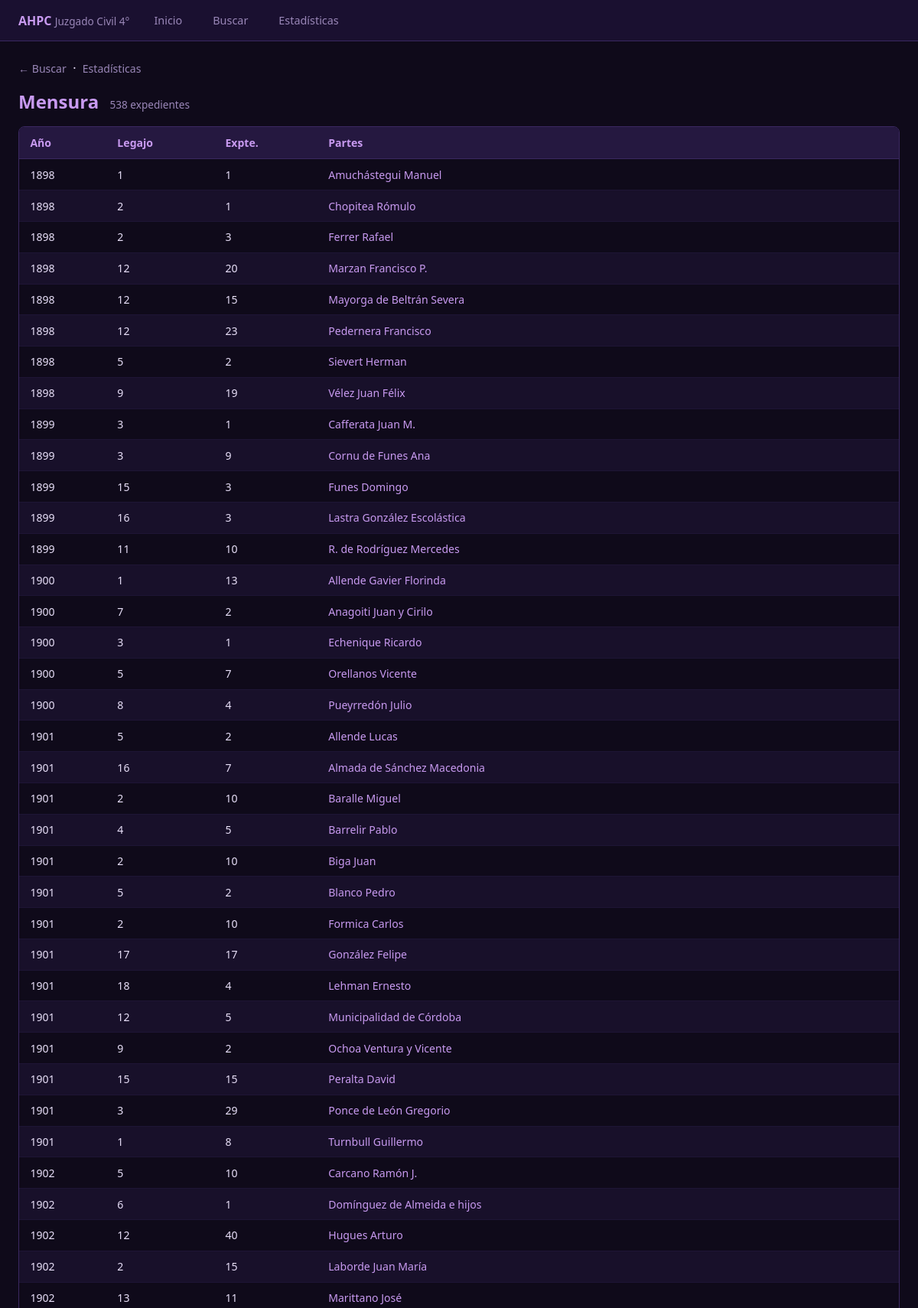
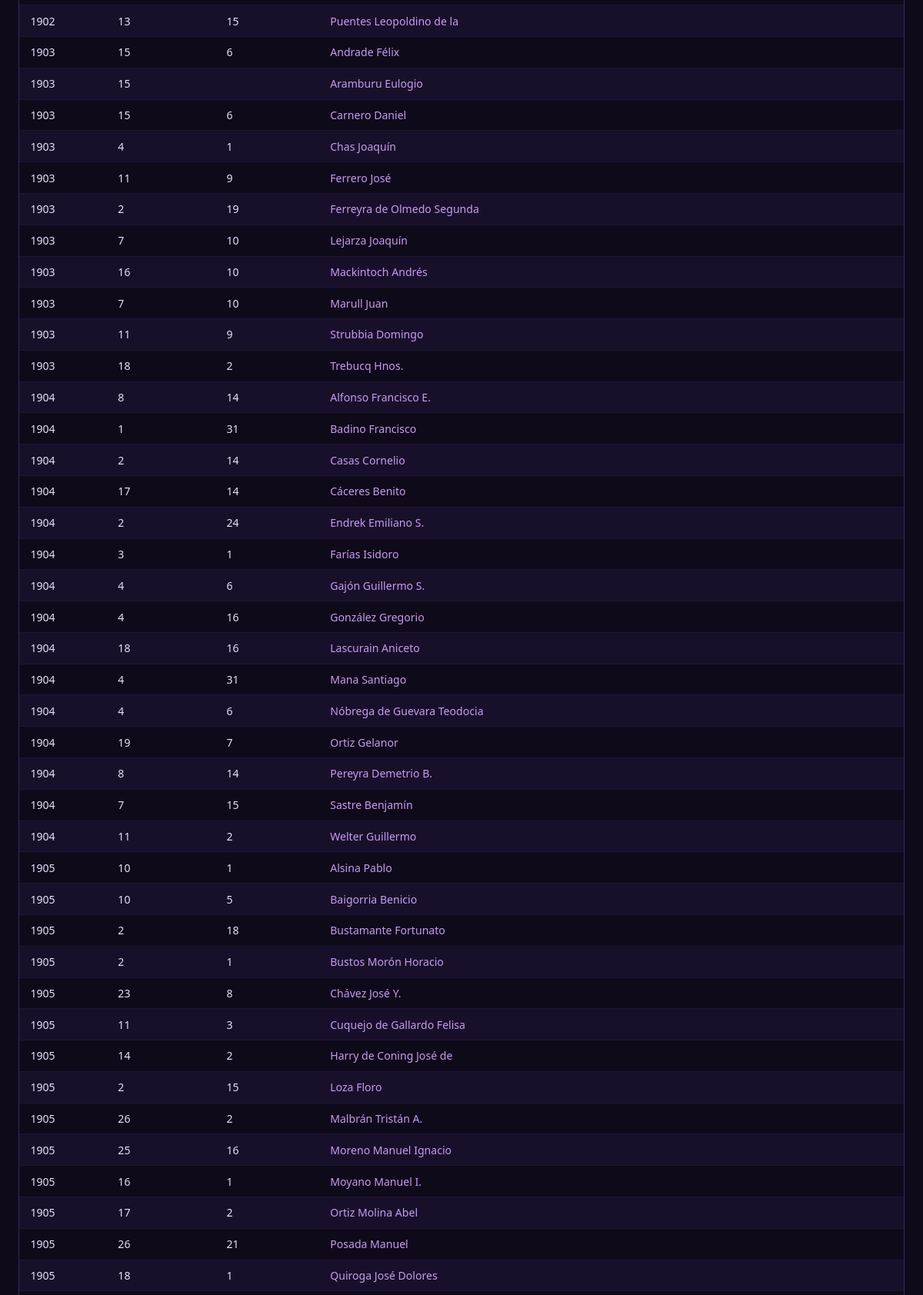
The app's page /causa/Mensura (upper part) with its own data (2 pictures, top to bottom).
### tables this page shows
CREATE TABLE registros (
    id INTEGER PRIMARY KEY AUTOINCREMENT,
    anio INTEGER,
    legajo TEXT,
    expediente TEXT,
    partes TEXT,
    causa TEXT
);

### app.py (the view)
@app.route('/causa/<path:nombre>')
def por_causa(nombre):
    rows = query("""SELECT id, anio, legajo, expediente, partes, causa
                    FROM registros WHERE causa = ?
                    ORDER BY anio ASC, partes ASC""", (nombre,))
    if not rows:
        return "Causa no encontrada", 404
    return render_template('por_causa.html', causa=nombre, registros=[dict(r) for r in rows])

### app.py (called while the page is built)
def get_db():
    conn = sqlite3.connect(DB_PATH)
    conn.row_factory = sqlite3.Row
    return conn

def query(sql, params=()):
    conn = get_db()
    cur = conn.cursor()
    cur.execute(sql, params)
    rows = cur.fetchall()
    conn.close()
    return rows

### templates/por_causa.html (shortened to what this page needs)
{% extends "base.html" %}
{% block body %}
<div class="container">
  <div style="margin-bottom:1rem">
    <a href="/buscar" style="color:var(--muted);font-size:.88rem">← Buscar</a>
    &nbsp;·&nbsp;
    <a href="/estadisticas" style="color:var(--muted);font-size:.88rem">Estadísticas</a>
  </div>
  <div class="page-title">
    {{ causa }}
    <small>{{ registros|length }} expediente{{ 's' if registros|length != 1 }}</small>
  </div>
  <div class="tbl-wrap">
    <table>
      <thead>
        <tr><th>Año</th><th>Legajo</th><th>Expte.</th><th>Partes</th></tr>
      </thead>
      <tbody>
        {% for r in registros %}
        <tr>
          <td>{{ r.anio or '' }}</td>
          <td>{{ r.legajo or '' }}</td>
          <td>{{ r.expediente or '' }}</td>
          <td><a href="/detalle/{{ r.id }}">{{ r.partes }}</a></td>
        </tr>
        {% endfor %}
      </tbody>
    </table>
  </div>
</div>
{% endblock %}

### templates/base.html (style rules this page uses)
:root { --bg:#0f0a1a; --surface:#1a1030; --surface2:#251840; --accent:#9b59d0; --accent2:#c89af0; --accent3:#6c3a9e; --text:#e8dff8; --muted:#9a87b8; --border:#3a2860; --row1:#fff; --row2:#f5f0ff; }
* { box-sizing:border-box;margin:0;padding:0 }
body { background:var(--bg);color:var(--text);font-family:'Segoe UI',sans-serif;min-height:100vh }
a { color:var(--accent2);text-decoration:none }
.container { max-width:1200px;margin:0 auto;padding:1.5rem }
.page-title { font-size:1.5rem;font-weight:700;margin-bottom:1rem;color:var(--accent2) }
.page-title small { font-size:.85rem;color:var(--muted);font-weight:400;margin-left:.5rem }
.tbl-wrap { overflow-x:auto;border-radius:8px;border:1px solid var(--border) }
table { width:100%;border-collapse:collapse;font-size:.88rem }
thead th { background:var(--surface2);color:var(--accent2);padding:.7rem .9rem;text-align:left;font-weight:600;white-space:nowrap;border-bottom:1px solid var(--border) }
tbody tr:nth-child(even) { background:#18102a }
tbody td { padding:.65rem .9rem;border-bottom:1px solid #1e1535;vertical-align:top }

### records on screen
registros: anio "1898", legajo "1", expediente "1", partes "Amuchástegui Manuel"
registros: anio "1898", legajo "2", expediente "1", partes "Chopitea Rómulo"
registros: anio "1899", legajo "3", expediente "1", partes "Cafferata Juan M."
registros: anio "1899", legajo "3", expediente "9", partes "Cornu de Funes Ana"
registros: anio "1900", legajo "1", expediente "13", partes "Allende Gavier Florinda"
registros: anio "1900", legajo "7", expediente "2", partes "Anagoiti Juan y Cirilo"
registros: anio "1900", legajo "3", expediente "1", partes "Echenique Ricardo"
registros: anio "1901", legajo "5", expediente "2", partes "Allende Lucas"
registros: anio "1901", legajo "16", expediente "7", partes "Almada de Sánchez Macedonia"
registros: anio "1901", legajo "2", expediente "10", partes "Baralle Miguel"
registros: anio "1901", legajo "4", expediente "5", partes "Barrelir Pablo"
registros: anio "1901", legajo "2", expediente "10", partes "Biga Juan"
registros: anio "1901", legajo "5", expediente "2", partes "Blanco Pedro"
registros: anio "1902", legajo "5", expediente "10", partes "Carcano Ramón J."
registros: anio "1902", legajo "6", expediente "1", partes "Domínguez de Almeida e hijos"
registros: anio "1903", legajo "15", expediente "6", partes "Andrade Félix"
registros: anio "1903", legajo "15", partes "Aramburu Eulogio"
registros: anio "1903", legajo "15", expediente "6", partes "Carnero Daniel"
registros: anio "1903", legajo "4", expediente "1", partes "Chas Joaquín"
registros: anio "1904", legajo "8", expediente "14", partes "Alfonso Francisco E."
registros: anio "1904", legajo "1", expediente "31", partes "Badino Francisco"
registros: anio "1904", legajo "2", expediente "14", partes "Casas Cornelio"
registros: anio "1904", legajo "17", expediente "14", partes "Cáceres Benito"
registros: anio "1905", legajo "10", expediente "1", partes "Alsina Pablo"
registros: anio "1905", legajo "10", expediente "5", partes "Baigorria Benicio"
registros: anio "1905", legajo "2", expediente "18", partes "Bustamante Fortunato"
registros: anio "1905", legajo "2", expediente "1", partes "Bustos Morón Horacio"
registros: anio "1905", legajo "23", expediente "8", partes "Chávez José Y."
registros: anio "1905", legajo "11", expediente "3", partes "Cuquejo de Gallardo Felisa"

### other values on screen
{{ causa }} "Mensura"
{{ registros|length }} "538"
{{ 's' if registros|length != 1 }} "s"
{{ r.anio or '' }} "1898" "1898" "1898" "1898" "1898" "1898" "1899" "1899" "1899" "1900" "1900" "1901" "1901" "1901" "1901" "1901" "1901" "1901" "1901" "1902" "1902" "1902" "1902" "1903" "1903" "1903" "1903" "1903" "1903" "1903" "1904" "1904" "1904" "1904" "1904" "1904" "1904" "1904" "1904" "1904" "1904" "1905" "1905" "1905" "1905" "1905" "1905" "1905" "1905"
{{ r.legajo or '' }} "2" "12" "12" "12" "5" "9" "15" "16" "11" "5" "8" "2" "17" "18" "12" "9" "15" "3" "1" "12" "2" "13" "13" "11" "2" "7" "16" "7" "11" "18" "2" "3" "4" "4" "18" "4" "4" "19" "8" "7" "11" "14" "2" "26" "25" "16" "17" "26" "18"
{{ r.expediente or '' }} "3" "20" "15" "23" "2" "19" "3" "3" "10" "7" "4" "10" "17" "4" "5" "2" "15" "29" "8" "40" "15" "11" "15" "9" "19" "10" "10" "10" "9" "2" "24" "1" "6" "16" "16" "31" "6" "7" "14" "15" "2" "2" "15" "2" "16" "1" "2" "21" "1"
{{ r.partes }} "Ferrer Rafael" "Marzan Francisco P." "Mayorga de Beltrán Severa" "Pedernera Francisco" "Sievert Herman" "Vélez Juan Félix" "Funes Domingo" "Lastra González Escolástica" "R. de Rodríguez Mercedes" "Orellanos Vicente" "Pueyrredón Julio" "Formica Carlos" "González Felipe" "Lehman Ernesto" "Municipalidad de Córdoba" "Ochoa Ventura y Vicente" "Peralta David" "Ponce de León Gregorio" "Turnbull Guillermo" "Hugues Arturo" "Laborde Juan María" "Marittano José" "Puentes Leopoldino de la" "Ferrero José" "Ferreyra de Olmedo Segunda" "Lejarza Joaquín" "Mackintoch Andrés" "Marull Juan" "Strubbia Domingo" "Trebucq Hnos." "Endrek Emiliano S." "Farías Isidoro" "Gajón Guillermo S." "González Gregorio" "Lascurain Aniceto" "Mana Santiago" "Nóbrega de Guevara Teodocia" "Ortiz Gelanor" "Pereyra Demetrio B." "Sastre Benjamín" "Welter Guillermo" "Harry de Coning José de" "Loza Floro" "Malbrán Tristán A." "Moreno Manuel Ignacio" "Moyano Manuel I." "Ortiz Molina Abel" "Posada Manuel" "Quiroga José Dolores"
